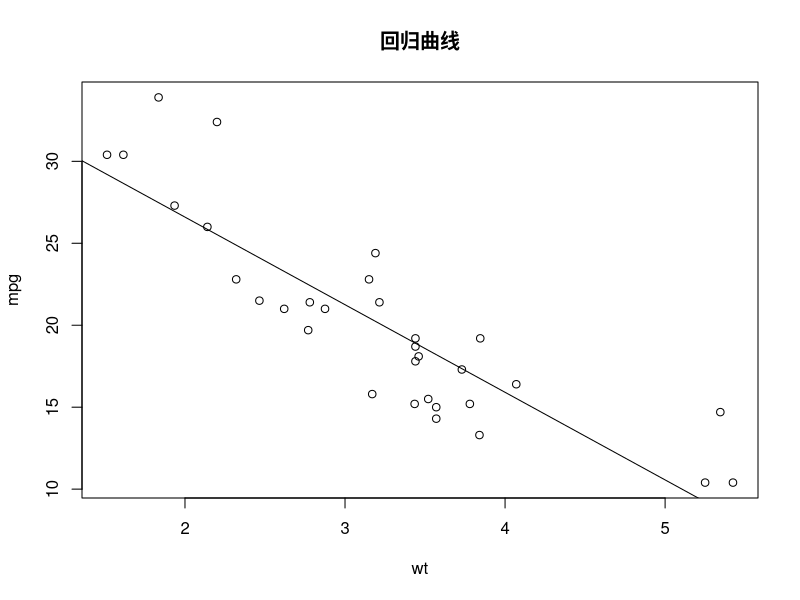
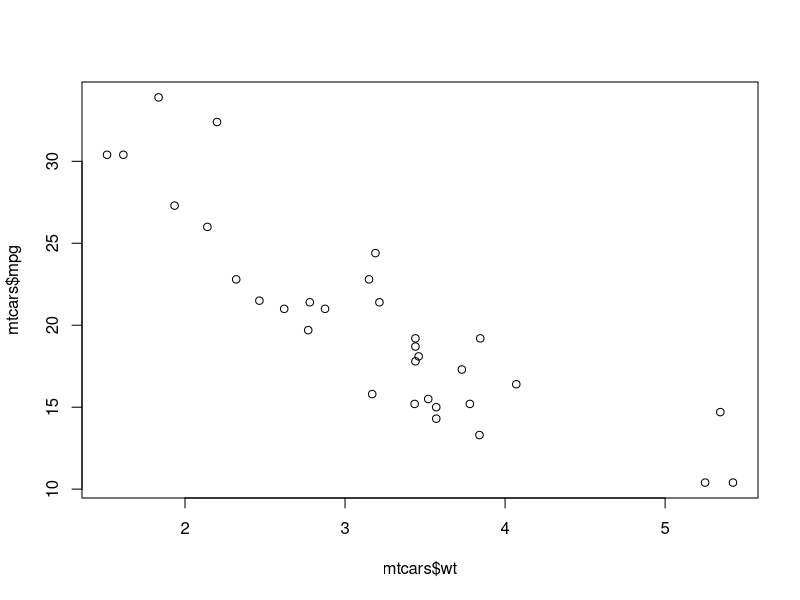
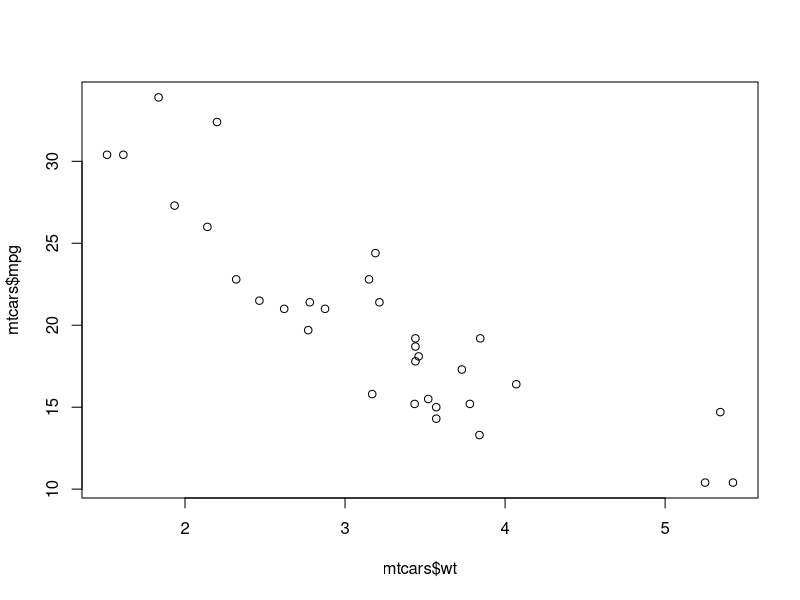
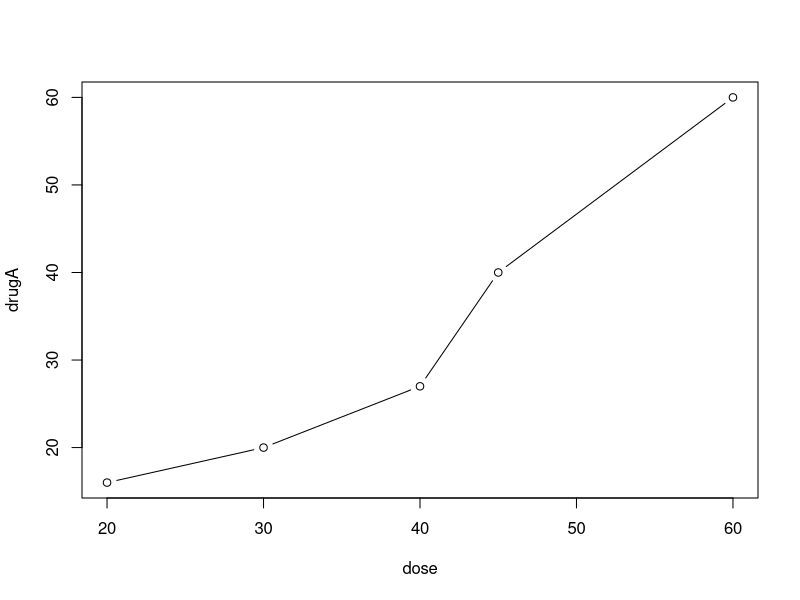
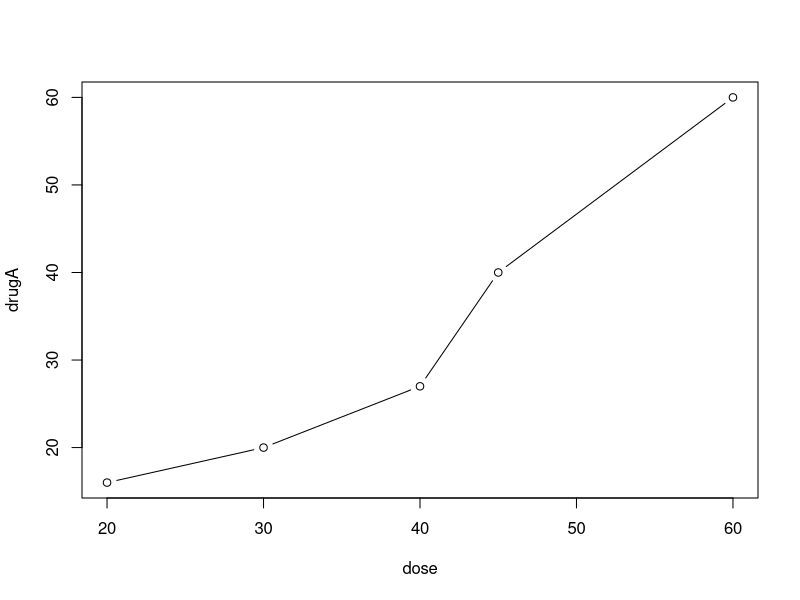
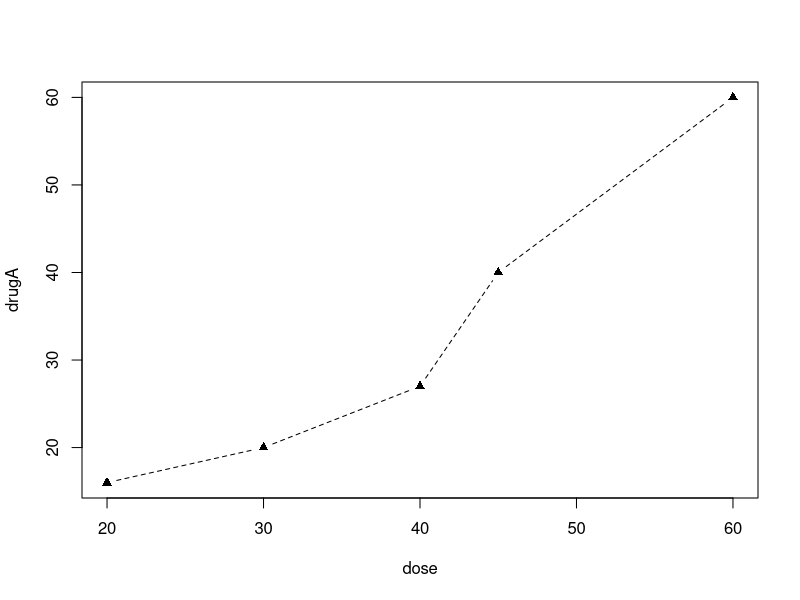
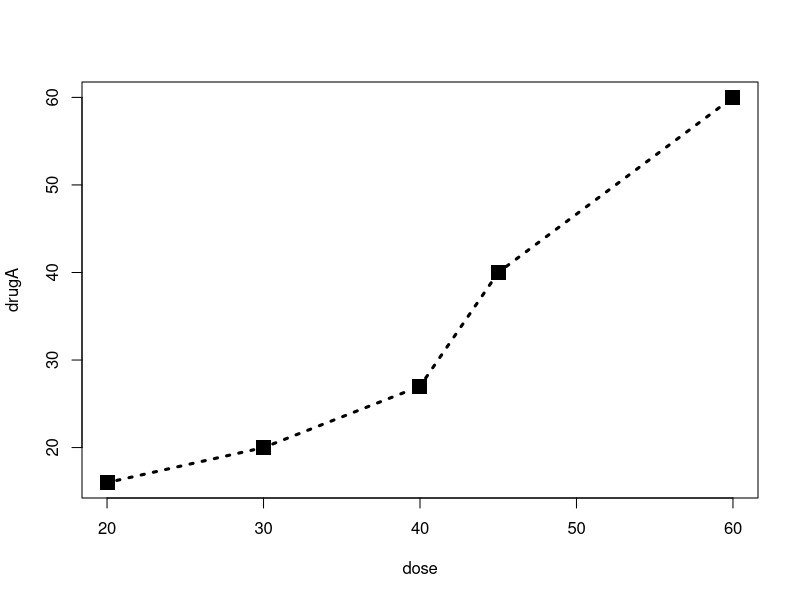
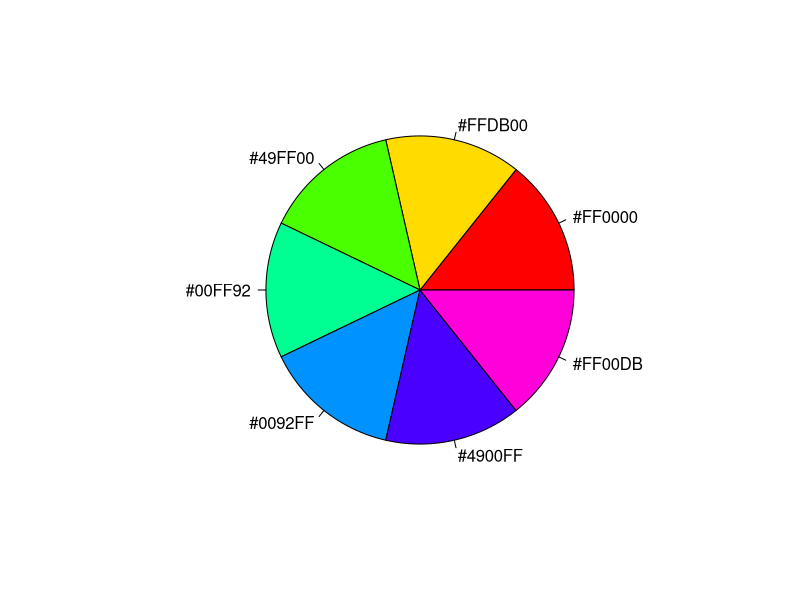

Recreate these plots in R, in order.
#举个栗子

attach(mtcars)
plot(wt, mpg)
abline(lm(mpg~wt))#lm函数能够做线性拟合，lm(a~b)就是对a=k*b+c进行线性拟合
title("回归曲线")
detach(mtcars)

 #lm(mtcars$mpg~mtcars$wt)

dev.new()
plot(mtcars$wt, mtcars$mpg)
 #dev.off(5)
dev.new()
plot(mtcars$wt, mtcars$mpg)
dev.off(5)#关闭指定设备号的绘图设备

#一个简单的例子
dose  <- c(20, 30, 40, 45, 60)
drugA <- c(16, 20, 27, 40, 60)
drugB <- c(15, 18, 25, 31, 40)
plot(dose,drugA,type = "b")



plot(dose, drugA, type="b")

#图形和参数
opar <- par(no.readonly=TRUE)
par(lty=2, pch=17)
plot(dose, drugA, type="b")
par(opar)



#plot(dose, drugA, type="b", lty=2, pch=17)

plot(dose, drugA, type="b", lty=3, lwd=3, pch=15, cex=2)

#
n <- 7
mycolors <- rainbow(n)
pie(c(1,1,1,1,1,1,1), labels=mycolors, col=mycolors) 


#衬线无衬线http://www.mrszhao.com/post/72.html

#使用图形参数控制图形外观
dose  <- c(20, 30, 40, 45, 60)
drugA <- c(16, 20, 27, 40, 60)
drugB <- c(15, 18, 25, 31, 40)


opar <- par(no.readonly=TRUE)
par(pin=c(2, 3))
par(lwd=2, cex=1.5)
par(cex.axis=0.75,font.axis=3)
plot(dose, drugA, type="b", pch=19, lty=2, col="red")
plot(dose, drugB, type="b", pch=23, lty=6, col="blue", bg="green")
par(opar)


#坐标轴  lty线条类型 pch 符号  lwb 线条宽度 b同时绘制点和线
plot(dose, drugA, type="o",
     col="red", lty=2, pch=2, lwd=2,
     main="Clinical Trials for Drug A",
     sub="This is hypothetical data",
     xlab="Dosage", ylab="Drug Response",
     xlim=c(0, 60), ylim=c(0, 70))

#坐标轴示例
x <- c(1:10)
y <- x
x
y
z <- 10/x
z

x <- c(1:10)
y1 <- 2 ^ x
y2 <- x ^ 2


opar <- par(no.readonly=TRUE)
par(mar=c(5, 4, 4, 8) + 0.1)


plot(x, y1, type="b",
     pch=21, col="red",
     yaxt="n", lty=3, ann=FALSE)

lines(x, y2, type="b", pch=22, col="blue", lty=2)

axis(2, at=x, labels=x, col.axis="red", las=2)
axis(4, at=z, labels=round(z, digits=2),
     col.axis="blue", las=2, cex.axis=0.7, tck=-.01)


mtext("y=1/x", side=4, line=3, cex.lab=1, las=2, col="blue")
title("An Example of Creative Axes",
      xlab="X values",
      ylab="Y=X")

par(opar)

#图例：

install.packages("Hmisc")

dose <- c(20, 30, 40, 45, 60)
drugA <- c(16, 20, 27, 40, 60)
drugB <- c(15, 18, 25, 31, 40)
opar <- par(no.readonly=TRUE)
#font.axis。坐标轴刻度值的字型。font.lab。坐标轴名称的字型。font.main。主标题的字型。font.sub。子标题的字型
#pch：表示点的形状, ylim: 设置y轴范围
par(lwd=2, cex=1.5, font.lab=2)
plot(dose, drugA, type="b",
     pch=15, lty=1, col="red", ylim=c(0, 60),
     main="Drug A vs. Drug B",
     xlab="Drug Dosage", ylab="Drug Response")
#加参考线
lines(dose, drugB, type="b",
      pch=17, lty=2, col="blue")
#加水平线
abline(h=c(30), lwd=1.5, lty=2, col="gray")
library(Hmisc)
#次刻度线
minor.tick(nx=3, ny=3, tick.ratio=0.5)
#图例
#inset：外边距
#"topleft"可以换成locator(1)，图例在鼠标点击的地方生成
legend("topleft", inset=.05, title="Drug Type", c("A","B"),
       lty=c(1, 2), pch=c(15, 17), col=c("red", "blue"))
par(opar)

#文本标注
attach(mtcars)
plot(wt, mpg,
     main="Mileage vs. Car Weight",
     xlab="Weight", ylab="Mileage",
     pch=18, col="blue")
text(wt, mpg,
     row.names(mtcars),
     cex=0.6, pos=4, col="red")

detach(mtcars)

#图形的组合
attach(mtcars)
opar <- par(no.readonly=TRUE)
#指定两行两列， 按行填充进行绘图，总共可以画四幅图
par(mfrow=c(2,2))
plot(wt,mpg, main="Scatterplot of wt vs. mpg")
plot(wt,disp, main="Scatterplot of wt vs disp")
hist(wt, main="Histogram of wt")
boxplot(wt, main="Boxplot of wt")
par(opar)
detach(mtcars)
#

attach(mtcars)
opar <- par(no.readonly=TRUE)
par(mfrow=c(3,1))
hist(wt)
hist(mpg)
hist(disp)
par(opar)
detach(mtcars)

#
attach(mtcars)
#传入矩阵，指定多图所在位置， 2，2表示分4份， byrow=TRUE表示按行填充
layout(matrix(c(1, 1, 2, 3), 2, 2, byrow = TRUE)) #1，1，2，3代表第一幅图，占1和2两个区域，第二幅图占第三个区域，第四幅图占第四个区域
hist(wt)
hist(mpg)
hist(disp)
detach(mtcars)
